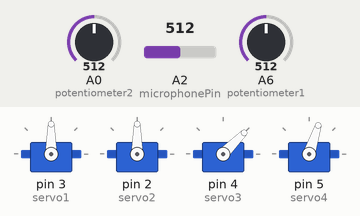
Recording of a sketch running on a simulated Arduino Nano, built with avr-gcc and run on an emulated ATmega328P. Shown: 4 × servo. The inputs (shaded band) are chosen by the test bench; at power-on: A2 (microphonePin) = 512, A6 (potentiometer1) = 512, A0 (potentiometer2) = 512.

Above: at 0.98 s.
1.3 s: A2 (microphonePin) set to 215
At 3.34 s:
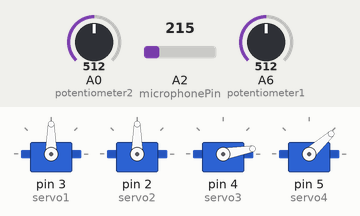
4.6 s: A2 (microphonePin) set to 187
At 6.19 s:
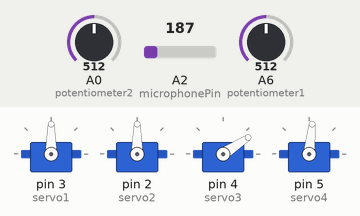
7.9 s: A6 (potentiometer1) set to 85
11.2 s: A6 (potentiometer1) set to 69
At 14.47 s:
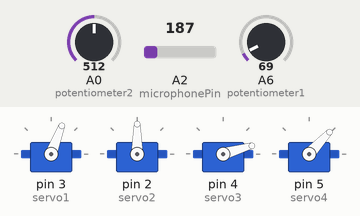
14.5 s: A6 (potentiometer1) set to 50
At 15.1 s:
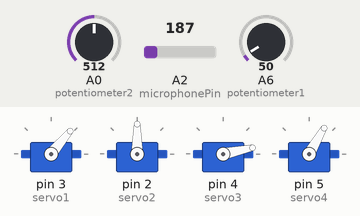
17.8 s: A6 (potentiometer1) set to 119
Timing chart, 0 to 30.5 s (numbered marks = the images above; inputs shaded):
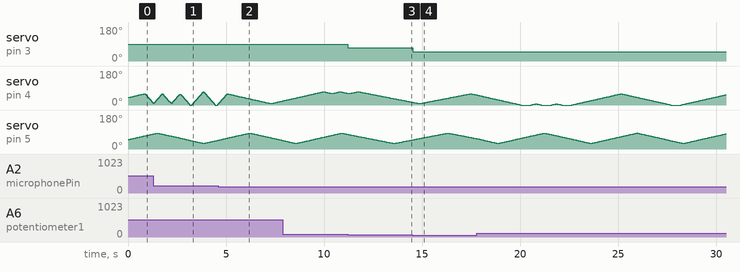

The sketch:

Project_code.ino
```cpp
#include <Servo.h>

//Servo objects created to control the servos
Servo myServo1;
Servo myServo2;
Servo myServo3;
Servo myServo4;

int servo1 = 3; //Digital PWM pin used by the servo 1
int servo2 = 2; //Digital PWM pin used by the servo 2
int servo3 = 4; //Digital PWM pin used by the servo 3
int servo4 = 5; //Digital PWM pin used by the servo 4

// Values for microphone
int microphonePin = A2;   // Pin location for microphone
int micValue;
float shoutVal;

// Values for potentiometers
int potentiometer1 = A6;
int potentiometer2 = A0;

float rotaryValue1 = 50;  // Variables for potentiometer1
float rotaryValue2 = 90;  // Variables for potentiometer2

// Values for low, mid and high microphone
int lowestValue = 300;
int mediumValue = 200;
int highestValue = 566;

float ySpeed = 0.01;
float xSpeed = 0.01;

float xMax = 71;
float xMin = -5;

float yMax = 85;
float yMin = 30;

boolean on = true;
float posX = 40;
float posY = 50;


void setup() {
  myServo1.attach(servo1);
  myServo2.attach(servo2);
  myServo3.attach(servo3);
  myServo4.attach(servo4);

  pinMode(microphonePin, INPUT);
  Serial.begin(9600);
}

void loop() {
  rotaryValue1 = analogRead(potentiometer1);
  rotaryValue2 = analogRead(potentiometer2);

  if (rotaryValue1 < 77 && rotaryValue1 > 40) {
    myServo1.write(rotaryValue1);   // Top: 40. Bottom: 77.
  }

  if (rotaryValue2 > 77 && rotaryValue2 < 109) {
    myServo2.write(rotaryValue2);   // Top: 77. Bottom: 109.
  }

  posX = posX + xSpeed;
  posY = posY + ySpeed;
  myServo3.write(posX);
  myServo4.write(posY);

  if (posX > xMax) {
    xSpeed *= -1;
  }

  if (posX < xMin) {
    xSpeed *= -1;
  }

  if (posY > yMax) {
    ySpeed *= -1;
  }

  if (posY < yMin) {
    ySpeed *= -1;
  }

  if (posY > 57.5 && rotaryValue2 > 93 || posY < 57.5 && rotaryValue2 < 93) {
    if (posX < 61 && posX > 60) {

      micValue = analogRead(microphonePin);

      xSpeed *= -1;

      if (micValue < mediumValue) {
        if (xSpeed > 0) {
          xSpeed = 0.01;
        } else {
          xSpeed = -0.01;
        }
      } else if (micValue > mediumValue) {
        if (xSpeed > 0) {
          xSpeed = 0.05;
        } else {
          xSpeed = -0.05;
        }
      }
    }
  }

  if (posY > 57.5 && rotaryValue1 > 58.5 || posY < 57.5 && rotaryValue1 < 58.5) {
    if (posX < 8 && posX > 7) {

      micValue = analogRead(microphonePin);

      xSpeed *= -1;

      if (micValue < mediumValue) {
        if (xSpeed > 0) {
          xSpeed = 0.01;
        } else {
          xSpeed = -0.01;
        }
      } else if (micValue > mediumValue) {
        if (xSpeed > 0) {
          xSpeed = 0.05;
        } else {
          xSpeed = -0.05;
        }
      }
    }
  }
}
```

Measured:
- the behaviour switches between 200 and 199 on A2 (microphonePin) (found by bisection; images 1 and 2)
- the behaviour switches between 77 and 76 on A6 (potentiometer1) (found by bisection; images 2 and 3)
- after the input at 11.2 s, servo on pin 3 (servo1): 90° → 69° at once
- after the input at 14.5 s, servo on pin 3 (servo1): 69° → 50° at once
